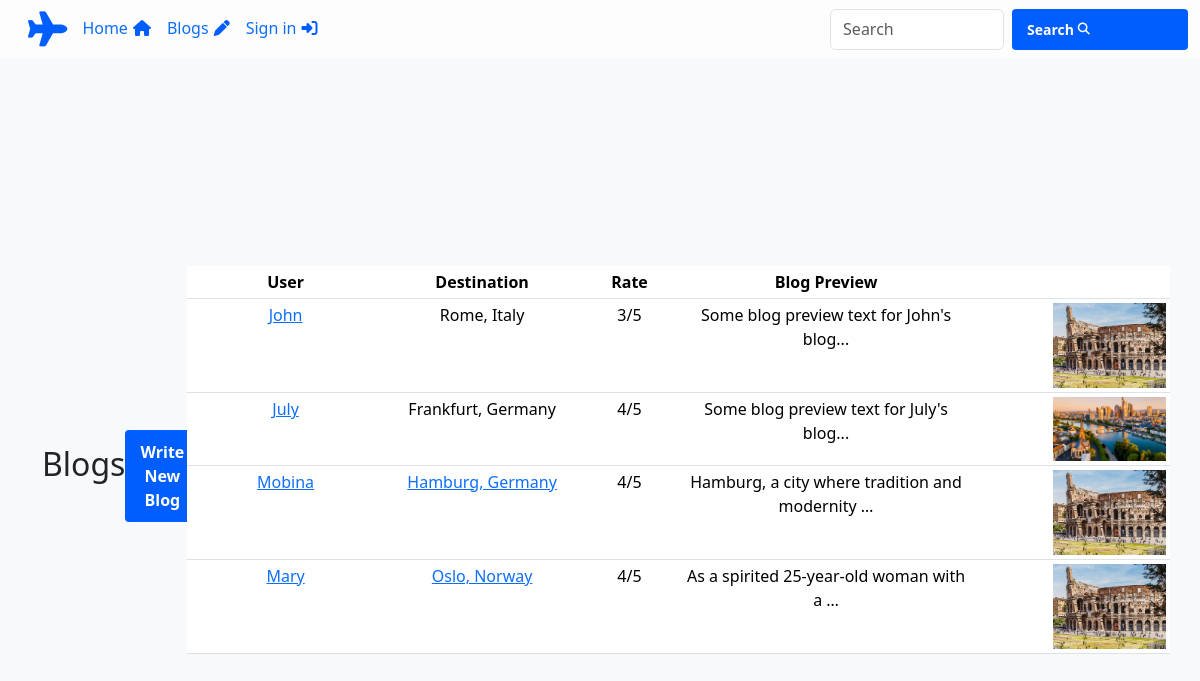
Screenshot of /blog/ with the database file from the repository.
### travelblog/models.py (models this page shows, shortened)
class Blog(models.Model):
    user = models.CharField(max_length=255)
    title = models.CharField(max_length=255)
    destination = models.CharField(max_length=255)
    rate = models.IntegerField()
    blog_content = models.TextField()

### travelblog/views.py (the view)
# urls.py: 2. Add a URL to urlpatterns:  path('blog/', include('blog.urls'))
def blog(request):
    blogs = Blog.objects.all()
    return render(request, 'blog.html', {'blogs': blogs})

### travelblog/templates/blog.html (shortened to what this page needs)
{% load static %}
<!DOCTYPE html>
<html lang="en">
<head>
    <link href="https://cdn.jsdelivr.net/npm/bootstrap@5.3.2/dist/css/bootstrap.min.css" rel="stylesheet">
    <link rel="stylesheet" href="css/styles.css">
</head>
<body>
    <nav class="navbar navbar-expand-sm navbar-dark fixed-top" style="background-color: rgba(255, 255, 255, 0.63);">
        <div class="container-fluid">
            <i class="fa-solid fa-plane ms-3" style="color: #005eff; font-size: 35px; margin-right: 15px"></i>
            <div class="collapse navbar-collapse" id="mynavbar">
                <ul class="nav nav-underline">
                    <li class="nav-item">
                        <a class="nav-link" href="{% url 'index' %}">Home<i class="fa-solid fa-house" style="color: #005eff; margin-left: 5px"></i></a>
                    </li>
                    <li class="nav-item">
                        <a class="nav-link" href="{% url 'blog' %}">Blogs<i class="fa-solid fa-pen" style="color: #005eff; margin-left: 5px"></i></a>
                    </li>
                    <li class="nav-item">
                        <a class="nav-link" href="{% url 'signin' %}">Sign in<i class="fa-solid fa-right-to-bracket" style="color: #005eff;margin-left: 5px"></i></a>
                    </li>
                </ul>
            </div>
            <form class="d-flex">
                <input class="form-control me-2" type="text" placeholder="Search">
                <button class="btn btn-primary d-flex align-items-center" type="button" style='font-size:14px'>
                    Search <i class='fas fa-search ms-1' style='font-size:12px'></i>
                </button>
            </form>
        </div>
    </nav>
    <div class="container mt-5">
        <div class="d-flex justify-content-between align-items-center">
            <h2>Blogs</h2>
            <button type="button" class="btn btn-primary mt-3" data-bs-toggle="modal" data-bs-target="#writingBlogModal">
              Write New Blog
            </button>
        </div>
        <div class="row justify-content-center">
            <table class="table table-sm text-center">
                <thead>
                    <tr>
                        <th style="width: 20%;">User</th>
                        <th style="width: 20%;">Destination</th>
                        <th style="width: 10%;">Rate</th>
                        <th style="width: 30%;">Blog Preview</th>
                        <th style="width: 20%;"></th>
                    </tr>
                </thead>
                <tbody>
                    <tr>
                        <td><a href="#">John</a></td>
                        <td>Rome, Italy</td>
                        <td>3/5</td>
                        <td>Some blog preview text for John's blog...</td>
                        <td><img src="{% static 'travelblog/Images/rome.jpg' %}" alt="John's Image" style="width: 60%; float: right;"></td>
                    </tr>
                    <tr>
                        <td><a href="#">July</a></td>
                        <td>Frankfurt, Germany</td>
                        <td>4/5</td>
                        <td>Some blog preview text for July's blog...</td>
                        <td><img src="{% static 'travelblog/Images/frankfurt.jpg' %}" alt="July's Image" style="width: 60%; float: right;"></td>
                    </tr>
                    {% for blog in blogs %}
                    <tr>
                        <td><a href="{% url 'blog_detail' blog.id %}">{{ blog.user }}</a></td>
                        <td><a href="{% url 'blog_detail' blog.id %}">{{ blog.destination }}</a></td>
                        <td>{{ blog.rate }}/5</td>
                        <td>{{ blog.blog_content|truncatewords:7 }}</td>
                        <td><img src="{% static 'travelblog/Images/rome.jpg' %}" alt="{{ blog.username }}'s Image" style="width: 60%; float: right;"></td>
                        {% endfor %}
                    </tr>
                </tbody>
            </table>
        </div>
    </div>
</body>
</html>

### travelblog/static/travelblog/css/styles.css (style rules this page uses)
table { width: 70%; margin: auto; }
th, td { width: 10%; }
img { width: 150%; max-width: 100%; height: auto; float: right; }
body { padding-top: 20px; }
body { background-color: #f8f9fa; }
.container { min-height: 100vh; display: flex; justify-content: center; align-items: center; }
button[type="button"] { background-color: #005eff; color: #ffffff; padding: 10px 15px; border: none; border-radius: 4px; cursor: pointer; width: 100%; font-size: 16px; font-weight: bold; }

### rows the page displays
Blog: user "Mobina", destination "Hamburg, Germany", rate "4", blog_content "Hamburg, a city where tradition and modernity …"
Blog: user "Mary", destination "Oslo, Norway", rate "4", blog_content "As a spirited 25-year-old woman with a …"
